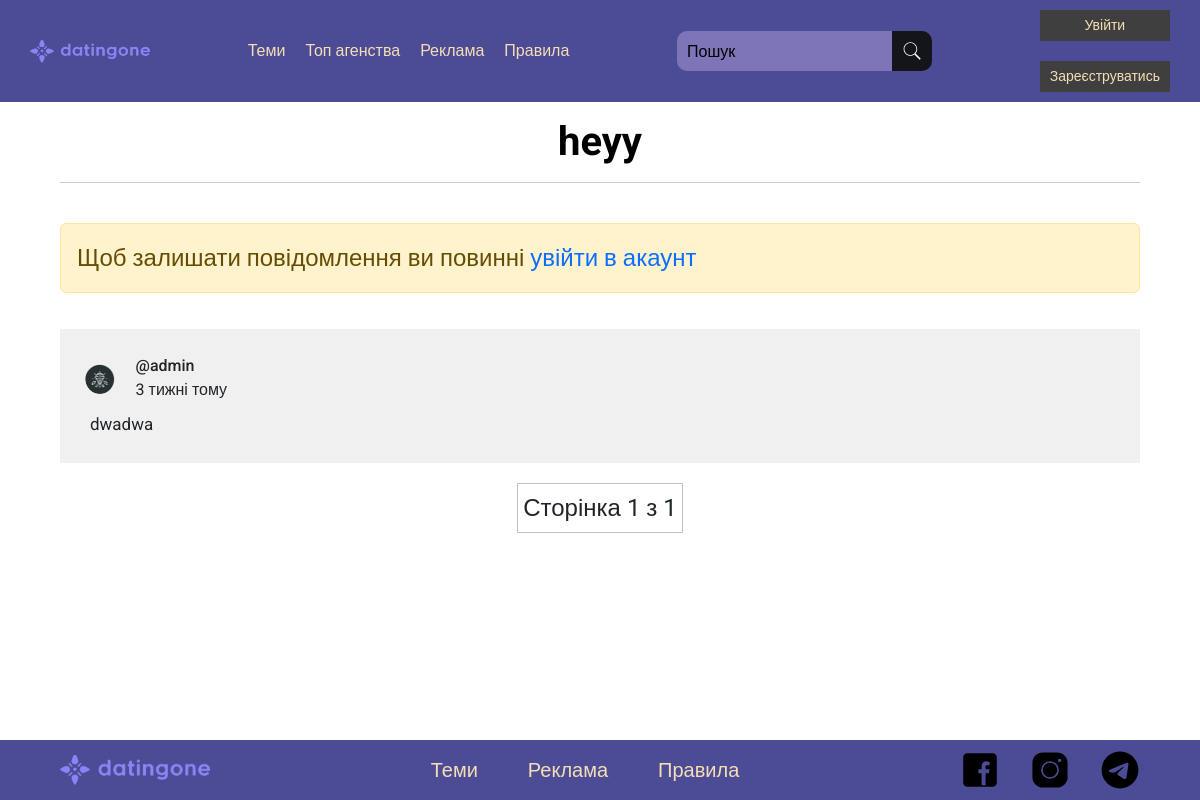
Page /subtheme/3 on the earlier database version.
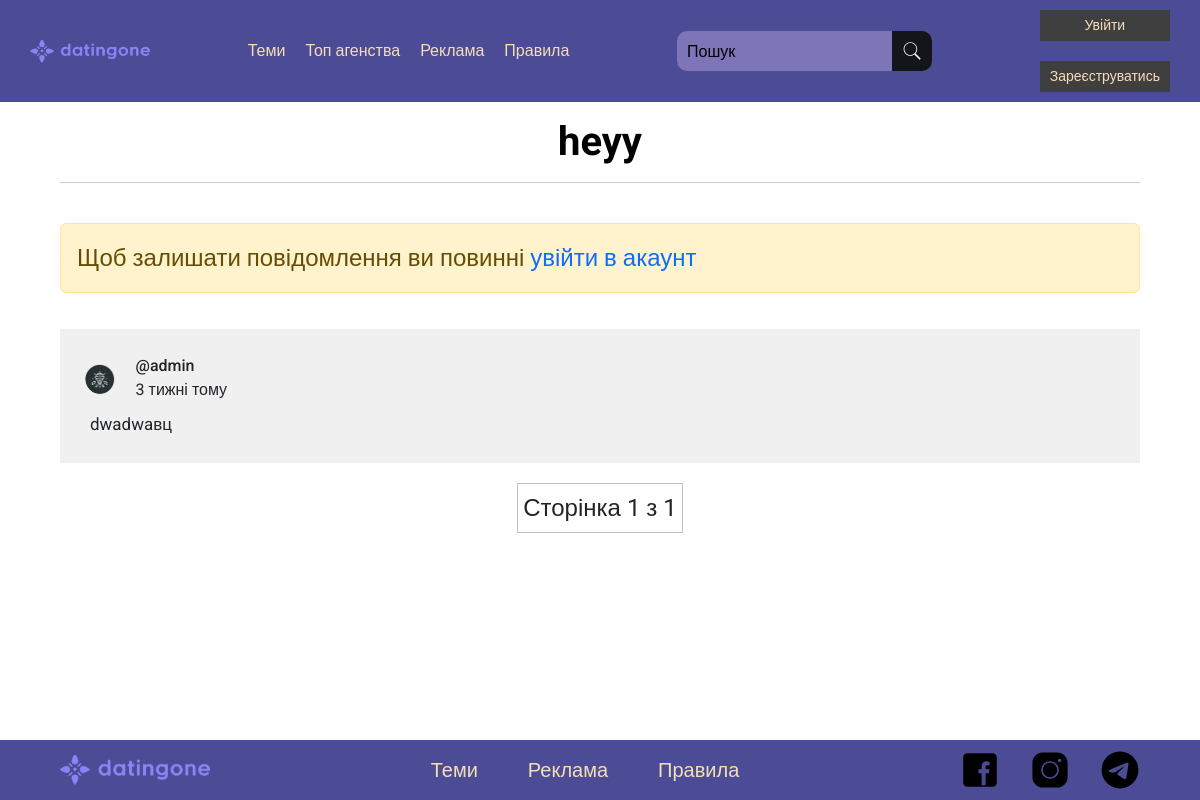
Same page on the later database version.
### forum_pages/models.py (models this page shows, shortened)
class BaseMessage(models.Model):
    user = models.ForeignKey(User, on_delete=models.CASCADE, null=True)
    main_text = models.TextField()
    updated = models.DateTimeField(auto_now=True)
    created = models.DateTimeField(auto_now_add=True)
    class Meta:
        abstract = True

class SubThemeMessage(BaseMessage):
    subtheme = models.ForeignKey(
        SubTheme, on_delete=models.CASCADE, null=True, related_name='subtheme_messages')

class User(AbstractUser):
    username = models.CharField(max_length=100,
                                null=True,
                                unique=True,
                                verbose_name='Ваш нікнейм')
    email = models.EmailField(null=True,
                              unique=True,
                              verbose_name='Ваш E-mail')
    telegram = models.CharField(max_length=200,
                                null=True,
                                blank=True,
                                verbose_name='Ваш телеграм нікнейм')
    is_show_telegram = models.BooleanField(default=True,
                                           verbose_name='Показувати телеграм')
    avatar = models.ImageField(null=True,
                               default='avatars/default_avatar.png',
                               upload_to='avatars',
                               verbose_name='Фото профілю')
    is_blocked = models.BooleanField(default=False, blank=True)
    ban_reason = models.TextField(null=True, blank=True)
    REQUIRED_FIELDS = []

### forum_pages/views/_read.py (the view, shortened to what this page needs)
# urls.py: path('subtheme/<str:pk>', views.subTheme, name='subtheme'),
def subTheme(request, pk):
    subtheme = SubTheme.objects.get(id=pk)
    subtheme_messages = subtheme.subtheme_messages.all().order_by('-id')
    p = Paginator(subtheme_messages, 10)
    page = request.GET.get('page')
    paginator = p.get_page(page)
    context = {
        'paginator': paginator,
        'subtheme': subtheme
    }
    return render(request, 'subTheme.html', context)

### templates/forum_pages/subTheme.html (shortened to what this page needs)
 {% extends 'base.html' %}
{% load static %}
{% block style %}
<link rel="stylesheet" href="{% static 'forum_pages/css/themes.min.css' %}">
<link rel="stylesheet" href="{% static 'forum_pages/css/themesmedia.min.css' %}">
{% endblock %}
{% block content %}
<div class="sandbox__info container">
    <div class="sandbox__title">{{ subtheme.title }}</div>
    <div class="divider"></div>
    {% if request.user.is_authenticated %}
    <form class="sandbox__form" method="POST" action="">
        {% csrf_token %}
        <div class="sandbox__title">Залишити повідомлення</div>
        <div class="title__container">
            <textarea type="text" id="main_text" class="sandbox__text" name="main_text" required ></textarea>
        </div>
        <input type="submit" class="sandbox__button submit-inp" value="Зберегти дані">
    </form>
    <div class="divider"></div>
    {% else %}
    <div class="alert alert-warning w-100 fs-4" role="alert">Щоб залишати повідомлення ви повинні <a href="{% url 'login' %}">увійти в акаунт</a></div>
    {% endif %}
    {% for message in paginator %}
        <div class="user__wrapper-interface">
            <div class="user__theme-interface">
                <div class="user__photo-interface"><a href="#"><img src="{{message.user.avatar.url}}" class="side__panel-photo" alt=""></a></div>
                <div class="user__information">
                    <div class="user__name-interface">@{{ message.user.username }}</div>
                    <div class="user__time-interface">{{ message.created|timesince }} тому</div>
                </div>
            </div>
            <div class="user__theme-wrapper">
                {% if is_update and u_message == message %}
                    <form action="{% url 'update-message' subtheme.id message.id %}" method="POST">
                        {% csrf_token %}
                        <input type="text" name="main_text" id="" value="{{ message.main_text }}" required class="update-input">
                        <input type="submit" value="Підтвердити" class="btn btn-primary update-btn">
                    </form>
                {% else %}
                    <div class="user__text-interface user__text-interface2">{{ message.main_text }}</div>
                {% endif %}
            </div>
        </div>
    {% endfor %}
    <div class="subthemes__pages">
        <div>
            <div class="subtheme__current-page">Сторінка {{paginator.number}} з {{paginator.paginator.num_pages}}</div>
        </div>
    </div>
</div>
{% endblock %}

Differences in the rows shown:
changed SubThemeMessage "3 тижні": main_text "dwadwa" → "dwadwaвц"
